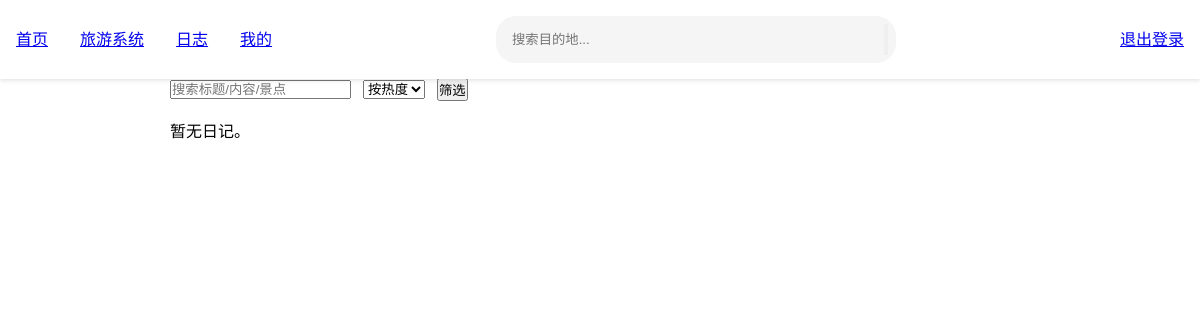
The page /TourismSystem/log (signed in) on the database as committed earlier.
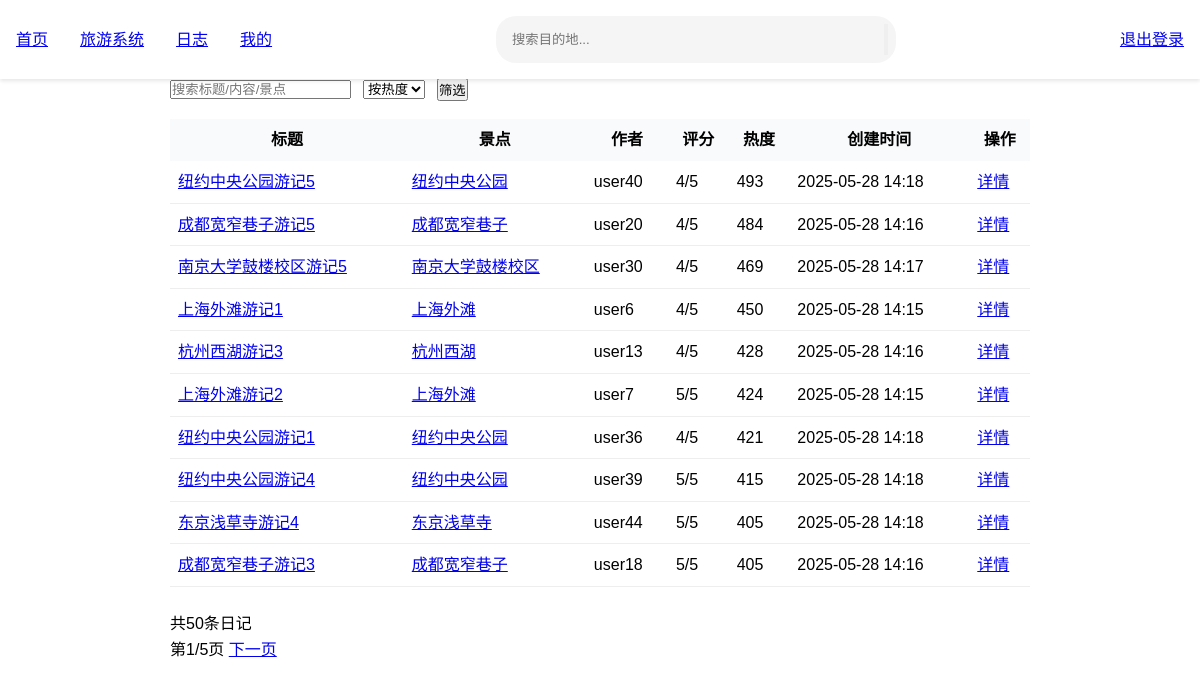
The same page on the database as committed later.
### TourismSystem/models.py (models this page shows, shortened)
class Diary(models.Model):
    title = models.CharField(max_length=100)
    content = models.TextField()
    image = models.ImageField(upload_to='diary_images/')
    author = models.ForeignKey(User, on_delete=models.CASCADE)
    attraction = models.ForeignKey(Attraction, on_delete=models.CASCADE, related_name='diaries')
    rating = models.IntegerField()  # 1-5星
    popularity = models.IntegerField(default=0)
    created_at = models.DateTimeField(auto_now_add=True)
    updated_at = models.DateTimeField(auto_now=True)
    can_modify_rating = models.BooleanField(default=True)  # 限制评分修改一次
    class Meta:
        unique_together = ('author', 'attraction')

class Attraction(models.Model):
    CATEGORY_CHOICES = [
        ('nature', '自然景观'),
        ('history', '历史古迹'),
        ('city', '城市地标'),
        ('campus', '校园'),
        ('teaching', '教学楼'),
        ('office', '办公楼'),
        ('dorm', '宿舍楼'),
        ('shop', '商店'),
        ('restaurant', '饭店'),
        ('toilet', '洗手间'),
        ('library', '图书馆'),
        ('canteen', '食堂'),
        ('supermarket', '超市'),
        ('cafe', '咖啡馆'),
    ]
    name = models.CharField(max_length=100)
    category = models.CharField(max_length=30, choices=CATEGORY_CHOICES)
    keywords = models.CharField(max_length=200, blank=True, help_text="用逗号分隔")
    epithet = models.CharField(max_length=200, blank=True)
    popularity = models.IntegerField(default=0)
    rating = models.FloatField(default=0.0)
    rating_count = models.IntegerField(default=0)
    cover = models.ImageField(upload_to='attraction_covers/', default='TourismSystem/images/default.jpg')
    parent = models.ForeignKey('self', null=True, blank=True, on_delete=models.CASCADE, related_name='children')
    latitude = models.FloatField()
    longitude = models.FloatField()
    class Meta:
        unique_together = ('name', 'parent')

### TourismSystem/views.py (the view)
# urls.py: path("log", views.log, name="log"),
@login_required
def log(request):
    sort = request.GET.get("sort", "popularity")
    keyword = request.GET.get("keyword", "")
    diaries = Diary.objects.select_related('author', 'attraction')
    if keyword:
        diaries = diaries.filter(
            Q(title__icontains=keyword) |
            Q(content__icontains=keyword) |
            Q(attraction__name__icontains=keyword)
        )
    if sort == "rating":
        diaries = diaries.order_by("-rating", "-created_at")
    elif sort == "time":
        diaries = diaries.order_by("-created_at")
    else:
        diaries = diaries.order_by("-popularity", "-created_at")
    paginator = Paginator(diaries, 10)
    page_number = request.GET.get("page")
    page_obj = paginator.get_page(page_number)
    return render(request, "TourismSystem/log.html", {
        "page_obj": page_obj,
        "sort": sort,
        "keyword": keyword,
    })

### TourismSystem/templates/TourismSystem/log.html (shortened to what the changed rows need)
<!DOCTYPE html>
<html lang="zh-CN">
<head>
    {% load static %}
    <link rel="stylesheet" href="{% static 'TourismSystem/style.css' %}">
    <link rel="stylesheet" href="{% static 'TourismSystem/log.css' %}">
    <link rel="stylesheet" href="{% static 'TourismSystem/https://cdnjs.cloudflare.com/ajax/libs/font-awesome/5.15.4/css/all.min.css' %}">
</head>
<body>
    {% block content %}
    <div class="log-container" style="max-width:900px;margin:40px auto;">
        <h2 style="color:#1765c1;">全部日记</h2>
        <form method="get" style="display:flex;gap:12px;align-items:center;margin-bottom:18px;">
            <input type="text" name="keyword" placeholder="搜索标题/内容/景点" value="{{ keyword }}">
            <select name="sort">
            </select>
            <button type="submit" class="btn btn-primary">筛选</button>
        </form>
        {% if page_obj %}
            <table style="width:100%;margin-top:12px;border-collapse:collapse;">
                <thead>
                    <tr style="background:#f8fafc;">
                        <th style="padding:8px;">标题</th>
                        <th style="padding:8px;">景点</th>
                        <th style="padding:8px;">作者</th>
                        <th style="padding:8px;">评分</th>
                        <th style="padding:8px;">热度</th>
                        <th style="padding:8px;">创建时间</th>
                        <th style="padding:8px;">操作</th>
                    </tr>
                </thead>
                <tbody>
                    {% for diary in page_obj %}
                    <tr style="border-bottom:1px solid #eee;">
                        <td style="padding:8px;">
                            <a href="{% url 'diary_detail' diary.id %}">{{ diary.title }}</a>
                        </td>
                        <td style="padding:8px;">
                            <a href="{% url 'attraction_detail' diary.attraction.id %}">{{ diary.attraction.name }}</a>
                        </td>
                        <td style="padding:8px;">{{ diary.author.username }}</td>
                        <td style="padding:8px;">{{ diary.rating }}/5</td>
                        <td style="padding:8px;">{{ diary.popularity }}</td>
                        <td style="padding:8px;">{{ diary.created_at|date:"Y-m-d H:i" }}</td>
                        <td style="padding:8px;">
                            <a href="{% url 'diary_detail' diary.id %}" class="btn btn-sm btn-outline-info">详情</a>
                        </td>
                    </tr>
                    {% endfor %}
                </tbody>
            </table>
            <div style="margin-top:24px;">
                <span>共{{ page_obj.paginator.count }}条日记</span>
                <div class="pagination">
                    <span>第{{ page_obj.number }}/{{ page_obj.paginator.num_pages }}页</span>
                    {% if page_obj.has_next %}
                        <a href="?sort={{ sort }}&keyword={{ keyword }}&page={{ page_obj.next_page_number }}">下一页</a>
                    {% endif %}
                </div>
            </div>
        {% else %}
            <p>暂无日记。</p>
        {% endif %}
    </div>
    {% endblock %}
</body>
</html>

Rows that differ between the two databases and show on the page:
added Diary: title "纽约中央公园游记5", attraction.name "纽约中央公园", author.username "user40", rating "4", popularity "493", created_at "2025-05-28 14:18"
added Diary: title "成都宽窄巷子游记5", attraction.name "成都宽窄巷子", author.username "user20", rating "4", popularity "484", created_at "2025-05-28 14:16"
added Diary: title "南京大学鼓楼校区游记5", attraction.name "南京大学鼓楼校区", author.username "user30", rating "4", popularity "469", created_at "2025-05-28 14:17"
added Diary: title "上海外滩游记1", attraction.name "上海外滩", author.username "user6", rating "4", popularity "450", created_at "2025-05-28 14:15"
added Diary: title "杭州西湖游记3", attraction.name "杭州西湖", author.username "user13", rating "4", popularity "428", created_at "2025-05-28 14:16"
added Diary: title "上海外滩游记2", attraction.name "上海外滩", author.username "user7", rating "5", popularity "424", created_at "2025-05-28 14:15"
added Diary: title "纽约中央公园游记1", attraction.name "纽约中央公园", author.username "user36", rating "4", popularity "421", created_at "2025-05-28 14:18"
added Diary: title "纽约中央公园游记4", attraction.name "纽约中央公园", author.username "user39", rating "5", popularity "415", created_at "2025-05-28 14:18"
added Diary: title "东京浅草寺游记4", attraction.name "东京浅草寺", author.username "user44", rating "5", popularity "405", created_at "2025-05-28 14:18"
added Diary: title "成都宽窄巷子游记3", attraction.name "成都宽窄巷子", author.username "user18", rating "5", popularity "405", created_at "2025-05-28 14:16"
Other text that changed with them:
{{ page_obj.paginator.count }}: (not shown) → "50"
{{ page_obj.number }}: (not shown) → "1"
{{ page_obj.paginator.num_pages }}: (not shown) → "5"
text no longer shown: "暂无日记。"
text now shown: "标题 景点 作者 评分 热度 创建时间 操作 共 条日记 第 / 页 下一页"
